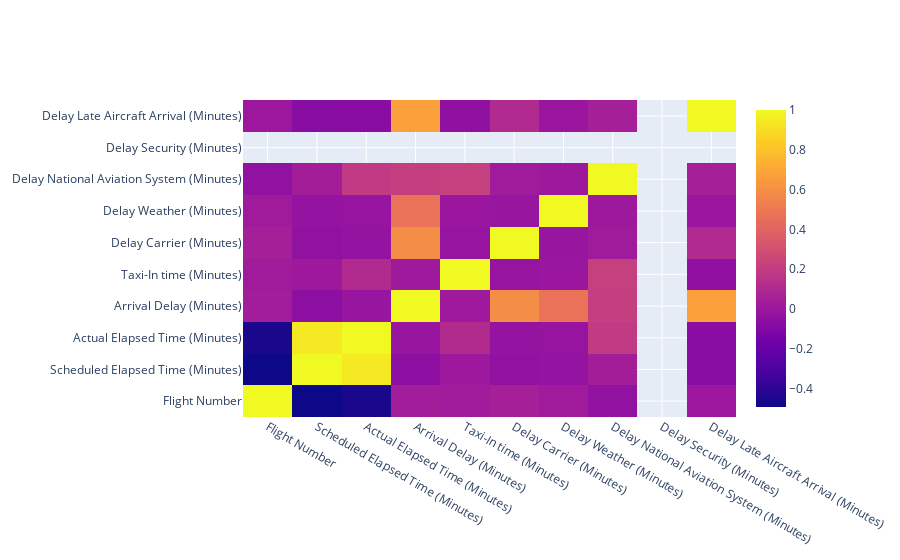

Source (notebook cell):
### Code cell
correl = airline_data.corr()

trace = go.Heatmap(z=correl.values,
                  x=correl.index.values,
                  y=correl.columns.values)
data=[trace]
plotly.offline.iplot(data, filename='Airline data heatmap')

### Figure 1 — Plotly figure (JSON) as saved in the notebook; plotly's stock layout.template omitted (floating-point values rounded to 4 significant figures)
{"data": [{"type": "heatmap", "x": ["Flight Number", "Scheduled Elapsed Time (Minutes)", "Actual Elapsed Time (Minutes)", "Arrival Delay (Minutes)", "Taxi-In time (Minutes)", "Delay Carrier (Minutes)", "Delay Weather (Minutes)", "Delay National Aviation System (Minutes)", "Delay Security (Minutes)", "Delay Late Aircraft Arrival (Minutes)"], "y": ["Flight Number", "Scheduled Elapsed Time (Minutes)", "Actual Elapsed Time (Minutes)", "Arrival Delay (Minutes)", "Taxi-In time (Minutes)", "Delay Carrier (Minutes)", "Delay Weather (Minutes)", "Delay National Aviation System (Minutes)", "Delay Security (Minutes)", "Delay Late Aircraft Arrival (Minutes)"], "z": [[1, -0.4932, -0.4588, 0.03366, 0.02596, 0.04515, 0.02553, -0.04018, null, 0.003162], [-0.4932, 1, 0.9443, -0.0584, 0.01079, -0.03441, -0.02667, 0.03745, null, -0.07343], [-0.4588, 0.9443, 1, -0.00934, 0.1094, -0.02663, -0.01742, 0.1905, null, -0.07191], [0.03366, -0.0584, -0.00934, 1, 0.01728, 0.5907, 0.468, 0.2122, null, 0.6722], [0.02596, 0.01079, 0.1094, 0.01728, 1, -0.02094, -0.0004377, 0.2146, null, -0.04165], [0.04515, -0.03441, -0.02663, 0.5907, -0.02094, 1, -0.00967, 0.02635, null, 0.1045], [0.02553, -0.02667, -0.01742, 0.468, -0.0004377, -0.00967, 1, 0.01138, null, 0.0004482], [-0.04018, 0.03745, 0.1905, 0.2122, 0.2146, 0.02635, 0.01138, 1, null, 0.04927], [null, null, null, null, null, null, null, null, null, null], [0.003162, -0.07343, -0.07191, 0.6722, -0.04165, 0.1045, 0.0004482, 0.04927, null, 1]]}], "layout": {}}
